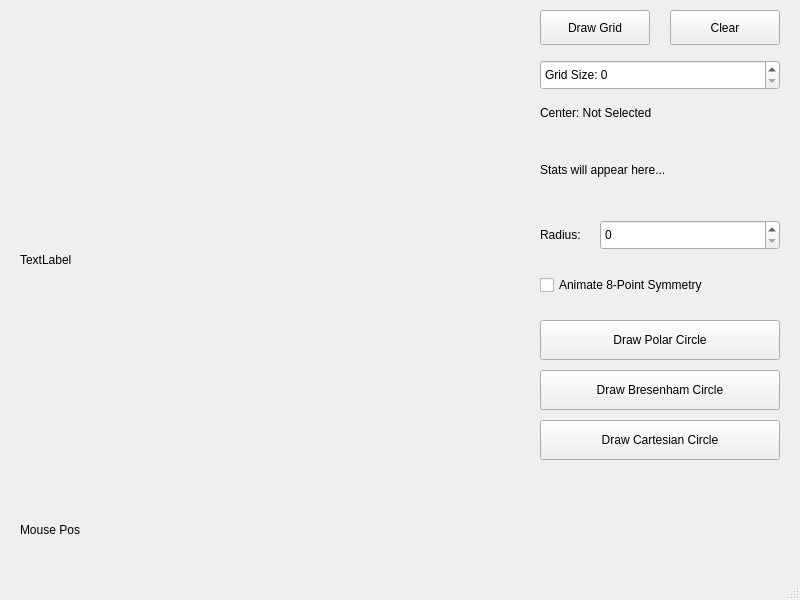
<?xml version="1.0" encoding="UTF-8"?>
<ui version="4.0">
 <class>MainWindow</class>
 <widget class="QMainWindow" name="MainWindow">
  <property name="geometry">
   <rect>
    <x>0</x>
    <y>0</y>
    <width>800</width>
    <height>600</height>
   </rect>
  </property>
  <property name="windowTitle">
   <string>MainWindow</string>
  </property>
  <widget class="QWidget" name="centralwidget">
   <widget class="my_label" name="frame">
    <property name="geometry">
     <rect>
      <x>20</x>
      <y>10</y>
      <width>500</width>
      <height>500</height>
     </rect>
    </property>
    <property name="text">
     <string>TextLabel</string>
    </property>
   </widget>
   <widget class="QLabel" name="mouse_movement">
    <property name="geometry">
     <rect>
      <x>20</x>
      <y>520</y>
      <width>200</width>
      <height>20</height>
     </rect>
    </property>
    <property name="text">
     <string>Mouse Pos</string>
    </property>
   </widget>
   <widget class="QLabel" name="mouse_pressed">
    <property name="geometry">
     <rect>
      <x>240</x>
      <y>520</y>
      <width>200</width>
      <height>20</height>
     </rect>
    </property>
    <property name="text">
     <string/>
    </property>
   </widget>
   <widget class="QLabel" name="mouse_pressed_2">
    <property name="geometry">
     <rect>
      <x>460</x>
      <y>520</y>
      <width>200</width>
      <height>20</height>
     </rect>
    </property>
    <property name="text">
     <string/>
    </property>
   </widget>
   <widget class="QPushButton" name="pushButton_2">
    <property name="geometry">
     <rect>
      <x>540</x>
      <y>10</y>
      <width>110</width>
      <height>35</height>
     </rect>
    </property>
    <property name="text">
     <string>Draw Grid</string>
    </property>
   </widget>
   <widget class="QPushButton" name="clear">
    <property name="geometry">
     <rect>
      <x>670</x>
      <y>10</y>
      <width>110</width>
      <height>35</height>
     </rect>
    </property>
    <property name="text">
     <string>Clear</string>
    </property>
   </widget>
   <widget class="QSpinBox" name="spinBox">
    <property name="geometry">
     <rect>
      <x>540</x>
      <y>60</y>
      <width>240</width>
      <height>30</height>
     </rect>
    </property>
    <property name="buttonSymbols">
     <enum>QAbstractSpinBox::ButtonSymbols::UpDownArrows</enum>
    </property>
    <property name="prefix">
     <string>Grid Size: </string>
    </property>
    <property name="maximum">
     <number>100</number>
    </property>
    <property name="singleStep">
     <number>10</number>
    </property>
   </widget>
   <widget class="QLabel" name="center_label">
    <property name="geometry">
     <rect>
      <x>540</x>
      <y>100</y>
      <width>240</width>
      <height>25</height>
     </rect>
    </property>
    <property name="text">
     <string>Center: Not Selected</string>
    </property>
   </widget>
   <widget class="QLabel" name="time_label">
    <property name="geometry">
     <rect>
      <x>540</x>
      <y>130</y>
      <width>240</width>
      <height>80</height>
     </rect>
    </property>
    <property name="text">
     <string>Stats will appear here...</string>
    </property>
    <property name="wordWrap">
     <bool>true</bool>
    </property>
   </widget>
   <widget class="QLabel" name="label">
    <property name="geometry">
     <rect>
      <x>540</x>
      <y>220</y>
      <width>60</width>
      <height>30</height>
     </rect>
    </property>
    <property name="text">
     <string>Radius:</string>
    </property>
   </widget>
   <widget class="QSpinBox" name="radiusBox">
    <property name="geometry">
     <rect>
      <x>600</x>
      <y>220</y>
      <width>180</width>
      <height>30</height>
     </rect>
    </property>
   </widget>
   <widget class="QCheckBox" name="animate_checkBox">
    <property name="geometry">
     <rect>
      <x>540</x>
      <y>270</y>
      <width>240</width>
      <height>30</height>
     </rect>
    </property>
    <property name="text">
     <string>Animate 8-Point Symmetry</string>
    </property>
   </widget>
   <widget class="QPushButton" name="draw_polar">
    <property name="geometry">
     <rect>
      <x>540</x>
      <y>320</y>
      <width>240</width>
      <height>40</height>
     </rect>
    </property>
    <property name="text">
     <string>Draw Polar Circle</string>
    </property>
   </widget>
   <widget class="QPushButton" name="draw_bresenham_circle">
    <property name="geometry">
     <rect>
      <x>540</x>
      <y>370</y>
      <width>240</width>
      <height>40</height>
     </rect>
    </property>
    <property name="text">
     <string>Draw Bresenham Circle</string>
    </property>
   </widget>
   <widget class="QPushButton" name="draw_cartesian">
    <property name="geometry">
     <rect>
      <x>540</x>
      <y>420</y>
      <width>240</width>
      <height>40</height>
     </rect>
    </property>
    <property name="text">
     <string>Draw Cartesian Circle</string>
    </property>
   </widget>
  </widget>
  <widget class="QMenuBar" name="menubar">
   <property name="geometry">
    <rect>
     <x>0</x>
     <y>0</y>
     <width>800</width>
     <height>31</height>
    </rect>
   </property>
  </widget>
  <widget class="QStatusBar" name="statusbar"/>
 </widget>
 <customwidgets>
  <customwidget>
   <class>my_label</class>
   <extends>QLabel</extends>
   <header location="global">my_label.h</header>
  </customwidget>
 </customwidgets>
 <resources/>
 <connections/>
</ui>
